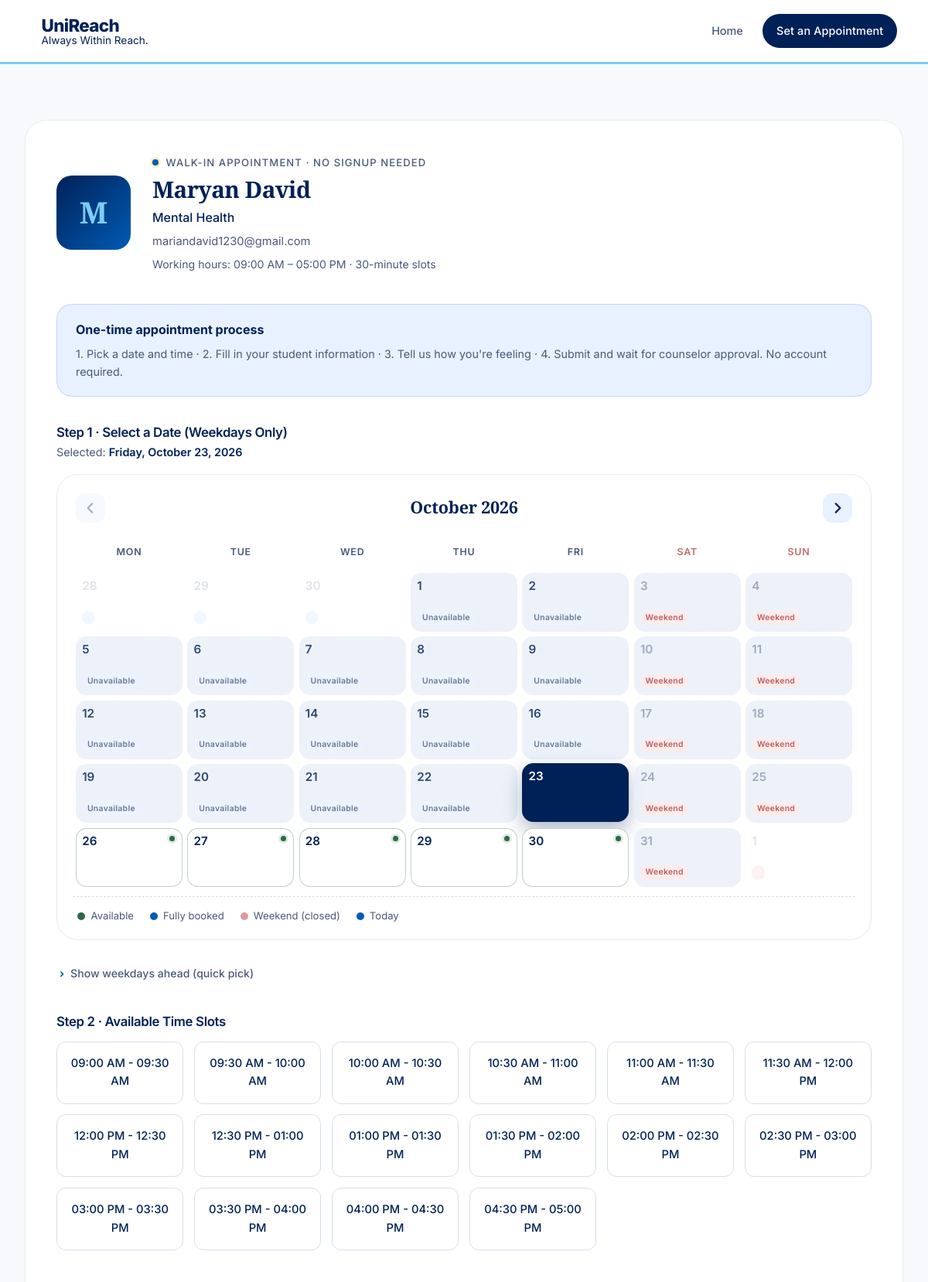
Before: /counselor/9/walkin (upper part) with the older database file.
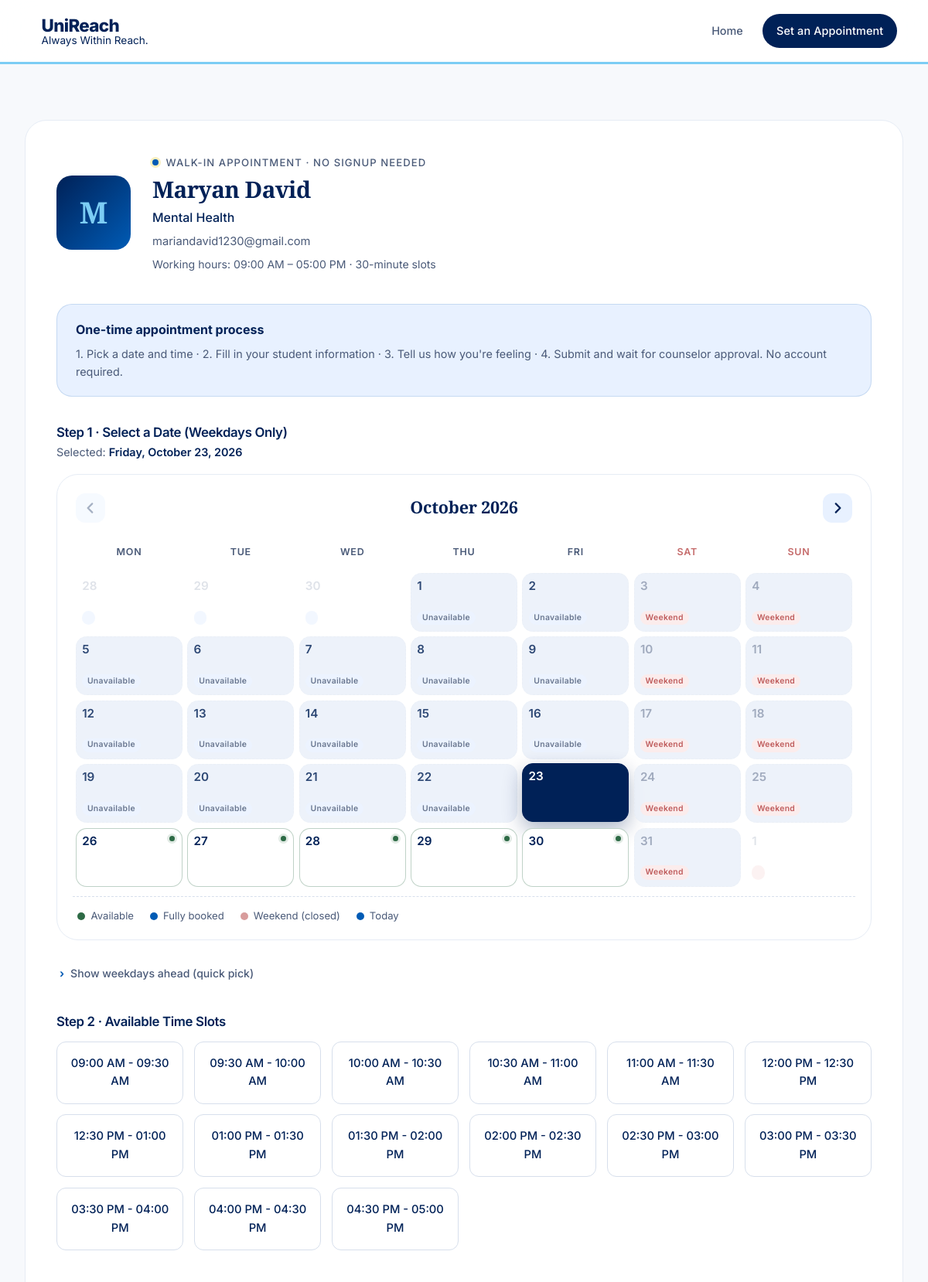
After: the same page with the newer database file.
### app.py (models this page shows, shortened)
class Appointment(db.Model):
    id = db.Column(db.Integer, primary_key=True)
    counselor_id = db.Column(db.Integer, db.ForeignKey('user.id'), nullable=False)
    student_id = db.Column(db.Integer, db.ForeignKey('user.id'), nullable=True)
    date = db.Column(db.Date, nullable=False)
    start_time = db.Column(db.Time, nullable=False)
    end_time = db.Column(db.Time, nullable=False)
    purpose = db.Column(db.Text, nullable=False)
    status = db.Column(db.String(20), default='pending')
    notes = db.Column(db.Text)
    created_at = db.Column(db.DateTime, default=datetime.utcnow)
    first_name = db.Column(db.String(80))
    middle_name = db.Column(db.String(80))
    last_name = db.Column(db.String(80))
    birthday = db.Column(db.Date)
    section = db.Column(db.String(50))
    year_level = db.Column(db.String(50))
    department = db.Column(db.String(100))
    mood_rating = db.Column(db.String(20))
    mood_description = db.Column(db.String(200))
    contact_email = db.Column(db.String(120))
    contact_phone = db.Column(db.String(20))
    guest_student_id = db.Column(db.String(50))
    referred_by_id = db.Column(db.Integer, db.ForeignKey('user.id'), nullable=True)
    is_guest = db.Column(db.Boolean, default=False)
    session_summary = db.Column(db.Text)
    student = db.relationship('User', foreign_keys=[student_id], backref=db.backref('student_appointments', lazy=True))
    counselor = db.relationship('User', foreign_keys=[counselor_id], backref=db.backref('counselor_appointments', lazy=True))
    referred_by = db.relationship('User', foreign_keys=[referred_by_id], backref=db.backref('referrals', lazy=True))
    __table_args__ = (db.UniqueConstraint('counselor_id', 'date', 'start_time', name='_counselor_date_time_uc'),)

### app.py (the view, shortened to what this page needs)
@app.route('/counselor/<int:counselor_id>/walkin', methods=['GET', 'POST'])
def book_appointment_public(counselor_id):
    counselor = User.query.get_or_404(counselor_id)
    if not counselor.is_counselor or counselor.is_admin:
        abort(404)
    today = datetime.now().date()
    selected_date = request.args.get('date')
    if selected_date:
        try:
            selected_date = datetime.strptime(selected_date, '%Y-%m-%d').date()
        except ValueError:
            selected_date = None
    if not selected_date:
        selected_date = today
    view_month = None
    raw_month = request.args.get('month')
    if raw_month:
        try:
            yr, mo = raw_month.split('-')
            view_month = date(int(yr), int(mo), 1)
        except Exception:
            view_month = None
    if not view_month:
        view_month = selected_date.replace(day=1)
    available_slots = generate_available_slots(counselor_id, selected_date)
    dates = generate_weekdays(today, 14)
    calendar = build_calendar_month(view_month, today, selected_date, counselor_id)
    return render_template('book_appointment_public.html',
                           counselor=counselor,
                           available_slots=available_slots,
                           selected_date=selected_date,
                           dates=dates,
                           calendar=calendar,
                           view_month=view_month,
                           weekday_names=WEEKDAY_NAMES,
                           default_start=DEFAULT_WORK_START.strftime('%I:%M %p'),
                           default_end=DEFAULT_WORK_END.strftime('%I:%M %p'),
                           mood_options=MOOD_OPTIONS,
                           feeling_options=FEELING_OPTIONS)

### app.py (called while the page is built)
def is_weekday(d):
    return d.weekday() < 5

def next_weekday(from_date, allow_today=True):
    d = from_date
    if allow_today and is_weekday(d):
        return d
    if not allow_today:
        d = d + timedelta(days=1)
    while not is_weekday(d):
        d = d + timedelta(days=1)
    return d

def generate_weekdays(from_date, count):
    days = []
    d = from_date
    while len(days) < count:
        if is_weekday(d):
            days.append(d)
        d = d + timedelta(days=1)
    return days

def add_months(d, months):
    month = d.month - 1 + months
    year = d.year + month // 12
    month = month % 12 + 1
    max_day_for_target = (date(year, month + 1, 1) - timedelta(days=1)).day if month < 12 else 31
    day = min(d.day, max_day_for_target)
    return date(year, month, day)

def times_overlap(s1_start, s1_end, s2_start, s2_end):
    return s1_start < s2_end and s2_start < s1_end

def fmt_date_long(value):
    if value is None:
        return ''
    try:
        return value.strftime('%B') + ' ' + str(value.day) + ', ' + str(value.year)
    except Exception:
        return str(value)

    @property
    def is_counselor(self):
        return self.role == 'counselor'

### templates/book_appointment_public.html (shortened to what the changed rows need)
{% extends "base.html" %}
{% block content %}
<div class="card">
    <div style="display: flex; align-items: center; gap: 1.75rem; margin-bottom: 2.5rem; flex-wrap: wrap;">
        <div style="flex: 1; min-width: 220px;">
            <h2 style="border: none; padding: 0; margin: 0 0 0.4rem 0; font-size: 1.85rem;">{{ counselor.full_name }}</h2>
        </div>
    </div>
    <form method="POST" action="{{ url_for('book_appointment_public', counselor_id=counselor.id, date=selected_date.strftime('%Y-%m-%d')) }}" id="bookingForm">
        <p style="color: var(--text-secondary); font-size: 0.9rem; margin-bottom: 1rem;">
            Selected: <strong style="color: var(--text-primary); font-weight: 600;">{{ weekday_names[selected_date.weekday()] }}, {{ selected_date|fmt_long }}</strong>
        </p>
                {% set prev_month_str = '%04d-%02d'|format(calendar.prev_month.year, calendar.prev_month.month) %}
                {% set next_month_str = '%04d-%02d'|format(calendar.next_month.year, calendar.next_month.month) %}
        {% if available_slots %}
            <div class="slots-grid">
                {% for slot in available_slots %}
                    <div class="slot-option">
                        <label for="slot_{{ loop.index }}">{{ slot.label }}</label>
                    </div>
                {% endfor %}
            </div>
        {% endif %}
    </form>
</div>
{% endblock %}

Changed rows visible on the page:
added Appointment: date "October 23, 2026"
Other visible differences:
{{ selected_date|fmt_long }}: "October 23, 2026" → (not shown)
list line gone: "11:30 AM - 12:00 PM"
